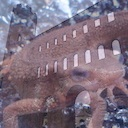

Reproduce this figure in Python.
import cv2
import numpy as np
import matplotlib.pyplot as plt

# Read image
img = cv2.imread("imori.jpg").astype(np.float32)
H, W, C = img.shape

img2 = cv2.imread("thorino.jpg").astype(np.float32)

a = 0.6
out = img * a + img2 * (1 - a)
out = out.astype(np.uint8)
    
# Save result
cv2.imwrite("out.jpg", out)
cv2.imshow("result", out)
cv2.waitKey(0)
cv2.destroyAllWindows()
